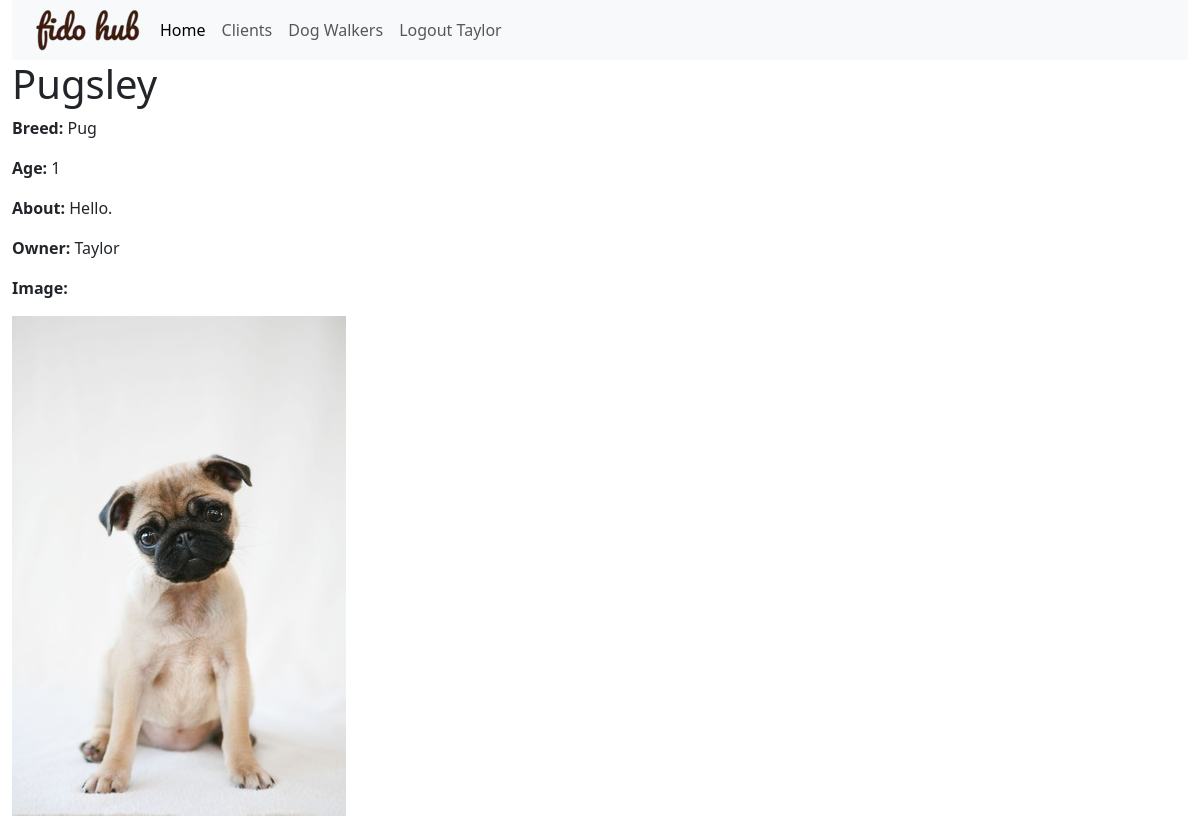
Screenshot of /dog/2 (signed in) with the database file from the repository.
### fidohub_app/models.py (models this page shows, shortened)
class Dog(models.Model):
    name = models.CharField(max_length=200)
    breed = models.CharField(max_length=200)
    age = models.IntegerField(null=True)
    about = models.CharField(max_length=200, blank=True)
    owner = models.ForeignKey(Client, on_delete=models.CASCADE, default = None)
    dog_image = models.ImageField(upload_to='images/', null=True, blank=True)

class Client(models.Model):
    name = models.CharField(max_length=200)
    email = models.CharField(max_length=200)
    user = models.OneToOneField(User, null=True, on_delete=models.CASCADE)

### fidohub_app/views.py (the view)
# urls.py: path('dog/<int:pk>', views.DogDetailView.as_view(), name='dog-detail'),
class DogDetailView(LoginRequiredMixin, generic.DetailView):
    model = Dog

### fidohub_app/templates/fidohub_app/dog_detail.html
{% extends 'fidohub_app/base_template.html' %}
{% block content %}
  <h1>{{ dog.name }}</h1>
  <p>
    <strong>Breed:</strong> {{ dog.breed }}
  </p>
  <p>
    <strong>Age:</strong> {{ dog.age }}
  </p>
  <p>
    <strong>About:</strong> {{ dog.about }}
  </p>
  <p>
    <strong>Owner:</strong> {{ dog.owner.name }}
  </p>
  <p>
    <strong>Image:</strong>
  </p>
  <img src="{{ dog.dog_image.url }}" class="img-responsive" />
{% endblock %}

### fidohub_app/templates/fidohub_app/base_template.html (shortened to what this page needs)
{% load static %}
<!DOCTYPE html>
<html lang="en">
  <head>
    <link href="https://cdn.jsdelivr.net/npm/bootstrap@5.3.1/dist/css/bootstrap.min.css" rel="stylesheet" />
  </head>
  <body>
    <div class="container-fluid">
      <nav class="navbar navbar-expand-lg bg-body-tertiary">
        <div class="container-fluid">
          <img src="{% static 'images/fidohub_logo.png' %}" />
          <div class="collapse navbar-collapse" id="navbarNav">
            <ul class="navbar-nav">
              <li class="nav-item">
                <a class="nav-link active" aria-current="page" href="{% url 'index' %}">Home</a>
              </li>
              <li class="nav-item">
                <a class="nav-link" href="{% url 'clients' %}">Clients</a>
              </li>
              <li class="nav-item">
                <a class="nav-link" href="{% url 'dogwalkers' %}">Dog Walkers</a>
              </li>
              <li>
                {% if user.is_authenticated %}
                  <a class="nav-link" href="{% url 'logout' %}?next={{ request.path }}">Logout {{ user }}</a>
                {% else %}
                  <a class="nav-link" href="{% url 'login' %}?next={{ request.path }}">Login</a>
                {% endif %}
              </li>
            </ul>
          </div>
        </div>
      </nav>
      {% block content %}
      {% endblock %}
    </div>
  </body>
</html>

### rows the page displays
Dog: name "Pugsley", breed "Pug", age "1", about "Hello.", owner.name "Taylor", dog_image (picture)

### other values shown
{{ user }} "Taylor"
